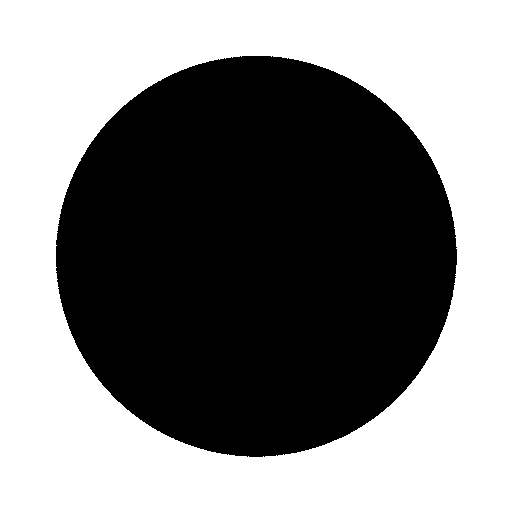
#> input picture figuras/01_circulo.png, 512 x 512 px; its folder holds only this picture in this run
$ python entrenar.py
#> lines starting #> are read from the running program, lines starting #| are printed output that depends on the picture; after the words box and inside, x2 and y2 are one past the last pixel; in counts of white or black regions, pixels touching at a corner belong together
### detector.py
"""Detector de figuras: preprocesado, caracteristicas, grafo, busqueda y clasificacion.
Solo usa NumPy, SciPy, scikit-image y NetworkX (todos disponibles en Pyodide)."""
import json, math
import numpy as np, networkx as nx
from scipy import ndimage as ndi
from skimage import filters, measure, morphology

FN = ["vertices", "solidez", "aspecto", "huecos", "CV radial", "log CV radial", "Hu1", "Hu2", "Hu3", "Hu4"]

def preprocesar(gris):
    """gris: array uint8 (H,W). Devuelve mascara, contorno externo (N,2) y numero de huecos."""
    g = filters.gaussian(gris.astype(float), sigma=1, preserve_range=True)
    m = g < filters.threshold_otsu(g)
    if m.mean() > 0.5: m = ~m                      # figura clara sobre fondo oscuro
    k = morphology.disk(1); m = ndi.binary_opening(ndi.binary_closing(m, k), k)
    lab, n = ndi.label(m)
    if n == 0: return None, None, 0
    m = lab == (1 + np.argmax(ndi.sum(m, lab, range(1, n + 1))))
    bg, nb = ndi.label(~m)
    borde = set(np.unique(np.r_[bg[0], bg[-1], bg[:, 0], bg[:, -1]]))
    huecos = sum(1 for k in range(1, nb + 1) if k not in borde and (bg == k).sum() > 30)
    cs = measure.find_contours(np.pad(m, 1).astype(float), 0.5)
    c = max(cs, key=len) - 1
    return m, c, huecos

def _perim(c): return float(np.linalg.norm(np.diff(c, axis=0), axis=1).sum())
def _area(p): x, y = p[:, 1], p[:, 0]; return 0.5 * abs(np.dot(x, np.roll(y, 1)) - np.dot(y, np.roll(x, 1)))

def _hull(p):
    from scipy.spatial import ConvexHull
    return p[ConvexHull(p).vertices]

def _aspecto(h):
    mejor = None
    for a in np.deg2rad(np.arange(0, 90, 1.0)):
        r = h @ np.array([[math.cos(a), -math.sin(a)], [math.sin(a), math.cos(a)]])
        w, l = np.ptp(r[:, 0]), np.ptp(r[:, 1])
        if mejor is None or w * l < mejor[0]: mejor = (w * l, max(w, l) / max(1e-9, min(w, l)))
    return mejor[1]

def poligono(c):
    """Douglas-Peucker con epsilon = 2% del perimetro. Devuelve vertices (n,2) sin repetir el primero."""
    p = measure.approximate_polygon(c, tolerance=0.02 * _perim(c))
    return p[:-1] if np.allclose(p[0], p[-1]) else p

def caracteristicas(m, c, huecos):
    p = poligono(c); n = len(p); h = _hull(c)
    sol = _area(c) / max(1e-9, _area(h))
    cen = np.array(ndi.center_of_mass(m)); r = np.linalg.norm(c - cen, axis=1)
    cv = float(r.std() / r.mean())
    mu = measure.moments_central(m.astype(float), order=3)
    hu = measure.moments_hu(measure.moments_normalized(mu))[:4]
    hu = [-np.sign(v) * math.log10(max(abs(v), 1e-7)) for v in hu]
    circ = 4 * math.pi * _area(c) / _perim(c) ** 2
    v = [n, sol, _aspecto(h), huecos, cv, math.log10(cv + 1e-4), *hu]
    return np.array(v, float), circ

def grafo(c):
    """Grafo representativo: ciclo de n vertices con angulo interior y aristas con longitud normalizada."""
    p = poligono(c); n = len(p)
    sgn = 1 if _signed(p) > 0 else -1
    L = np.linalg.norm(np.roll(p, -1, 0) - p, axis=1); L = L / L.sum()
    G = nx.cycle_graph(n) if n > 2 else nx.path_graph(n)
    for i in range(n):
        a, b, d = p[i - 1] - p[i], p[(i + 1) % n] - p[i], None
        ang = math.degrees(math.acos(np.clip(a @ b / (np.linalg.norm(a) * np.linalg.norm(b) + 1e-9), -1, 1)))
        cruz = a[0] * b[1] - a[1] * b[0]
        if cruz * sgn < 0: ang = 360 - ang       # vertice concavo
        G.nodes[i]["ang"] = ang
        G.edges[i, (i + 1) % n]["long"] = float(L[i]) if n > 2 else 1.0
    return G

def _signed(p): x, y = p[:, 1], p[:, 0]; return np.dot(x, np.roll(y, -1)) - np.dot(y, np.roll(x, -1))

# [20 lines left out: functions secuencia, _atrib, dist_grafo, not called in this run]

class Detector:
    # [10 lines left out: function __init__, not called in this run]

    def distancias(self, x):
        return np.sqrt((self.w * ((x - self.P) / self.S) ** 2).sum(1))

    # [16 lines left out: function clasificar, not called in this run]

### genetico.py
"""Algoritmo genetico (solo NumPy). Cromosoma: n pesos en [0,1] + 1 gen de umbral (x8)."""
import numpy as np

def fitness(ind, X, y, U, P, S):
    w, tau = ind[:-1], ind[-1] * 8
    def dist(A): return np.sqrt((w * ((A[:, None, :] - P[None]) / S) ** 2).sum(2))
    D = dist(X); ok = ((D.argmin(1) == y) & (D.min(1) <= tau)).mean()
    rej = (dist(U).min(1) > tau).mean() if len(U) else 0.0
    return 0.6 * ok + 0.4 * rej

def evolucionar(X, y, U, P, S, pob=40, gens=30, torneo=3, pm=0.1, sigma=0.15, seed=0):
    rng = np.random.default_rng(seed); ng = P.shape[1] + 1
    poblacion = rng.random((pob, ng)); hist = []
    for _ in range(gens + 1):
        apt = np.array([fitness(i, X, y, U, P, S) for i in poblacion])
        hist.append((float(apt.max()), float(apt.mean())))
        nueva = [poblacion[apt.argmax()].copy()]                       # elitismo
        def sel():
            idx = rng.integers(0, pob, torneo); return poblacion[idx[apt[idx].argmax()]]
        while len(nueva) < pob:
            a, b = sel(), sel()
            hijo = np.where(rng.random(ng) < 0.5, a, b)                # cruce uniforme
            m = rng.random(ng) < pm
            hijo = np.clip(hijo + m * rng.normal(0, sigma, ng), 0, 1)  # mutacion
            nueva.append(hijo)
        poblacion = np.array(nueva)
    return poblacion[0], hist

### entrenar.py
"""Uso offline (python entrenar.py): genera plantillas.json midiendo las 20 figuras de figuras/,
crea imagenes de entrenamiento/prueba aumentadas (rotacion, escala, desplazamiento, ruido, desenfoque)
y optimiza pesos y umbral con el algoritmo genetico."""
import glob, json, os, math
import numpy as np
from PIL import Image, ImageDraw
from scipy import ndimage as ndi
import detector as D, genetico as G

rng = np.random.default_rng(42)
rutas = sorted(glob.glob("figuras/*.png"))
nombres = [os.path.basename(r)[3:-4].replace("_", " ") for r in rutas]
imgs = [np.array(Image.open(r).convert("L")) for r in rutas]
#> imgs = 1 item

def aumentar(im):
    a = rng.uniform(0, 360); s = rng.uniform(0.6, 1.0); c = 255 / 2
    t = rng.uniform(-40, 40, 2); R = np.array([[math.cos(math.radians(a)), -math.sin(math.radians(a))],
                                              [math.sin(math.radians(a)), math.cos(math.radians(a))]]) / s
    out = ndi.affine_transform(im.astype(float), R, offset=np.array([256, 256]) - R @ (np.array([256, 256]) + t), order=1, cval=255)
    out = ndi.gaussian_filter(out, rng.uniform(0, 1.5)) + rng.normal(0, rng.uniform(0, 12), im.shape)
    return np.clip(out, 0, 255).astype(np.uint8)

def desconocida(k):
    im = Image.new("L", (512, 512), 255); d = ImageDraw.Draw(im); cx = cy = 256; r = 170
    if k == 0: pts = [(cx + r * math.cos(2 * math.pi * i / 7), cy + r * math.sin(2 * math.pi * i / 7)) for i in range(7)]  # heptagono
    elif k == 1: pts = [(120, 400), (400, 380), (300, 110)]                                                          # triangulo irregular
    elif k == 2: pts = [(cx + r * math.cos(2 * math.pi * i / 6) * 1.0, cy + r * math.sin(2 * math.pi * i / 6) * 0.55) for i in range(6)]  # hexagono achatado
    else: pts = [(256, 90), (410, 210), (360, 400), (170, 380), (110, 190)]                                          # pentagono irregular
    d.polygon(pts, fill=0); return np.array(im)

def medir(im):
    m, c, h = D.preprocesar(im); return D.caracteristicas(m, c, h)[0], D.grafo(c)
#> in preprocesar, `m = g < filters.threshold_otsu(g)`: m: shape (512, 512) bool; 48.1% white; 1 white region, box (x1, y1, x2, y2) and area: (56, 56, 457, 457) 126025
#> in preprocesar, `lab, n = ndi.label(m)`: n = 1
#> in preprocesar, `borde = set(np.unique(np.r_[bg[0], bg[-1], bg[:, 0], bg[:, -1]]))`: borde = 1 item
#> in preprocesar, `huecos = sum(1 for k in range(1, nb + 1) if k not in borde and (bg == ..`: huecos = 0
#> in preprocesar, `cs = measure.find_contours(np.pad(m, 1).astype(float), 0.5)`: cs = 1 point arrays, longest 1605 points
#> in preprocesar, `c = max(cs, key=len) - 1`: c = 1605 pairs, first value 55.5 to 456.5, second value 55.5 to 456.5

feat, graf = zip(*[medir(i) for i in imgs])
#> in medir, `m, c, h = D.preprocesar(im)`: h = 0
#> in medir, im is the input picture: shape (512, 512); 51.9% white; 1 black region, box (x1, y1, x2, y2) and area: (56, 56, 457, 457) 126022
#> in poligono, `p = measure.approximate_polygon(c, tolerance=0.02 * _perim(c))`: p = [[456.5, 263], [401.5, 118], [271, 55.5], [124, 104.5], [55.5, 241], [110.5, 394], [248, 456.5], [388, 406.5], [456.5, 263]]
#> in caracteristicas, `p = poligono(c)`: p = [[456.5, 263], [401.5, 118], [271, 55.5], [124, 104.5], [55.5, 241], [110.5, 394], [248, 456.5], [388, 406.5]]
#> in caracteristicas, `n = len(p)`: n = 8
#> in caracteristicas, `h = _hull(c)`: h = 119 pairs, first value 55.5 to 456.5, second value 55.5 to 456.5
#> in _area, `x, y = (p[:, 1], p[:, 0])`: x = 1605 values, max 456.5 at index 1202, min 55.5 at index 393, mean 255.9; y = 1605 values, max 456.5 at index 0, min 55.5 at index 794, mean 256
#> in caracteristicas, `sol = _area(c) / max(1e-9, _area(h))`: sol = 0.997
#> in caracteristicas, `cen = np.array(ndi.center_of_mass(m))`: cen = [255.8, 255.7]
#> in caracteristicas, `r = np.linalg.norm(c - cen, axis=1)`: r = 1605 values, max 200.9 at index 1218, min 199.7 at index 1231, mean 200.3
#> in caracteristicas, `cv = float(r.std() / r.mean())`: cv = 0.00125
#> in caracteristicas, `mu = measure.moments_central(m.astype(float), order=3)`: mu = [[126025, 0, 1.26e+09, -10152289.8], [0, -160459.7, -2356269.8, 0], [1.26e+09, 10353796.7, 0, 0], [2521293.2, 0, 0, 0]]
#> in caracteristicas, `hu = measure.moments_hu(measure.moments_normalized(mu))[:4]`: hu = [0.159, 4.4e-10, 5.63e-11, 2.13e-15]
#> in caracteristicas, `hu = [-np.sign(v) * math.log10(max(abs(v), 1e-7)) for v in hu]`: hu = [0.798, 7, 7, 7]
#> in caracteristicas, `circ = 4 * math.pi * _area(c) / _perim(c) ** 2`: circ = 0.898
#> the loop in _aspecto, `for a in np.deg2rad(np.arange(0, 90, 1.0)):` made 90 passes
#> (w, l, mejor) on passes 1, 44, 45, 46: (401, 401, (160801, 1)), (400.9, 401.1, (160789.7, 1)), (400.6, 401.1, (160674.3, 1)), (400.2, 400.9, (160461, 1))
#> (w, l) on passes 2 to 7: (401.3, 401.3), (401.5, 401.6), (401.6, 401.7), (401.6, 401.6), (401.5, 401.6), (401.5, 401.6)
#> in caracteristicas, `v = [n, sol, _aspecto(h), huecos, cv, math.log10(cv + 1e-4), *hu]`: v = [8, 0.997, 1, 0, 0.00125, -2.87, 0.798, 7, 7, 7]
#> in grafo, `n = len(p)`: n = 8
#> in _signed, `x, y = (p[:, 1], p[:, 0])`: x = [263, 118, 55.5, 104.5, 241, 394, 456.5, 406.5]; y = [456.5, 401.5, 271, 124, 55.5, 110.5, 248, 388]
#> in grafo, `sgn = 1 if _signed(p) > 0 else -1`: sgn = 1
#> in grafo, `L = np.linalg.norm(np.roll(p, -1, 0) - p, axis=1)`: L = [155.1, 144.7, 155, 152.7, 162.6, 151, 148.7, 159]
#> in grafo, `L = L / L.sum()`: L = [0.126, 0.118, 0.126, 0.124, 0.132, 0.123, 0.121, 0.129]
#> the loop in grafo, `for i in range(n):` made 8 passes
#> (a, b, ang, cruz) on passes 1 to 8: ([-68.5, 143.5], [-55, -145], 133.7, 17825), ([55, 145], [-130.5, -62.5], 136.4, 15485), ([130.5, 62.5], [-147, 49], 136, 15582), ([147, -49], [-68.5, 136.5], 135.1, 16709), ([68.5, -136.5], [55, 153], 133.6, 17988), ([-55, -153], [137.5, 62.5], 134.2, 17600), ([-137.5, -62.5], [140, -50], 135.9, 15625), ([-140, 50], [68.5, -143.5], 135.2, 16665)
#> feat = ([8, 0.997, 1, 0, 0.00125, -2.87, 0.798, 7, 7, 7],)
P = np.array(feat); S = P.std(0) + 1e-6; S = np.maximum(S, 1e-3)
#> after `S = P.std(0) + 1e-06`: S = [1e-06, 1e-06, 1e-06, 1e-06, 1e-06, 1e-06, 1e-06, 1e-06, 1e-06, 1e-06]
#> after `S = np.maximum(S, 0.001)`: S = [0.001, 0.001, 0.001, 0.001, 0.001, 0.001, 0.001, 0.001, 0.001, 0.001]

def lote(n_por, aug_unk=15):
    X, y = [], []
    for k, im in enumerate(imgs):
        for _ in range(n_por): X.append(medir(aumentar(im))[0]); y.append(k)
    U = [medir(aumentar(desconocida(j % 4)))[0] for j in range(aug_unk * 4)]
    return np.array(X), np.array(y), np.array(U)

Xtr, ytr, Utr = lote(15); Xte, yte, Ute = lote(30, 15)
#> the loop in lote, `for k, im in enumerate(imgs):` made 1 pass
#> pass 1, in preprocesar (call 2), `m = g < filters.threshold_otsu(g)`:
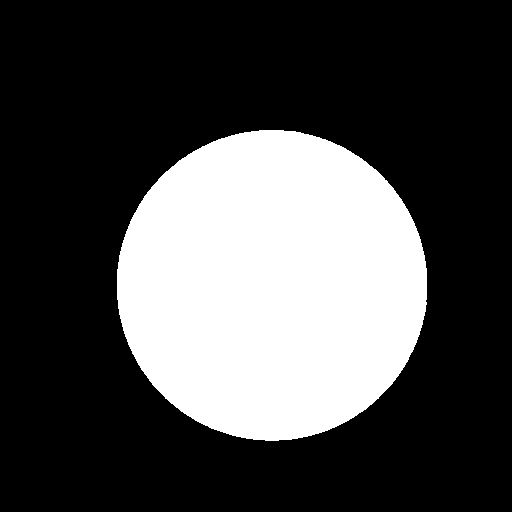
#> m: shape (512, 512) bool; 28.9% white; 1 white region, box (x1, y1, x2, y2) and area: (117, 130, 427, 441) 75795
#> after the loop in lote, `for k, im in enumerate(imgs):`: X = 15 items; y = [0, 0, 0, 0, 0, 0, 0, 0, 0, 0, 0, 0, 0, 0, 0]
#> in desconocida, `im = Image.new('L', (512, 512), 255)`: im: PIL image 512x512 L; every value is 255
#> in desconocida, `return np.array(im)`:
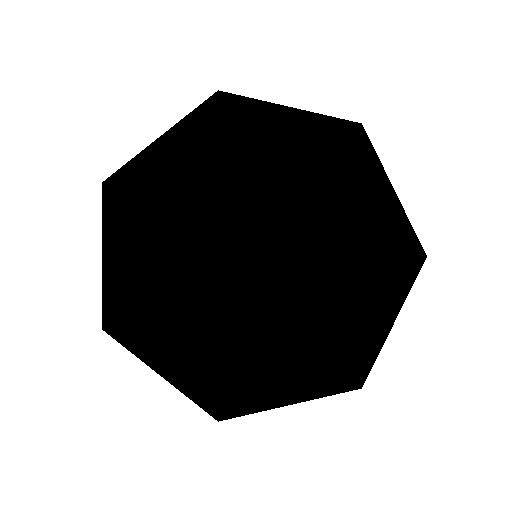
#> returned value: shape (512, 512); 69.8% white; 1 black region, box (x1, y1, x2, y2) and area: (102, 90, 427, 422) 79282
#> in preprocesar (call 17), `m = g < filters.threshold_otsu(g)`:
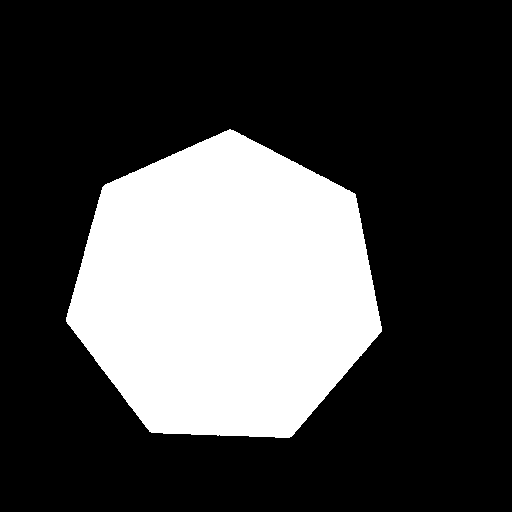
#> m: shape (512, 512) bool; 27.3% white; 1 white region, box (x1, y1, x2, y2) and area: (66, 129, 382, 438) 71664
#> in preprocesar (call 17), `m = ndi.binary_opening(ndi.binary_closing(m, k), k)`: m: shape (512, 512) bool; 27.3% white; 1 white region, box (x1, y1, x2, y2) and area: (66, 129, 382, 438) 71662
#> in preprocesar (call 17), `cs = measure.find_contours(np.pad(m, 1).astype(float), 0.5)`: cs = 1 point arrays, longest 1253 points
#> in preprocesar (call 17), `c = max(cs, key=len) - 1`: c = 1253 pairs, first value 128.5 to 437.5, second value 65.5 to 381.5
#> in desconocida (call 2), `return np.array(im)`: returned value: shape (512, 512); 85.1% white; 1 black region, box (x1, y1, x2, y2) and area: (120, 110, 401, 401) 39091
#> in preprocesar (call 18), `m = g < filters.threshold_otsu(g)`: m: shape (512, 512) bool; 14% white; 1 white region, box (x1, y1, x2, y2) and area: (129, 152, 408, 422) 36658
#> in preprocesar (call 18), `m = ndi.binary_opening(ndi.binary_closing(m, k), k)`: m: shape (512, 512) bool; 14% white; 1 white region, box (x1, y1, x2, y2) and area: (129, 152, 408, 422) 36656
#> in desconocida (call 3), `return np.array(im)`: returned value: shape (512, 512); 84.2% white; 1 black region, box (x1, y1, x2, y2) and area: (86, 175, 427, 337) 41423
#> in aumentar (call 18), `out = ndi.gaussian_filter(out, rng.uniform(0, 1.5)) + rng.normal(0, rn..`:
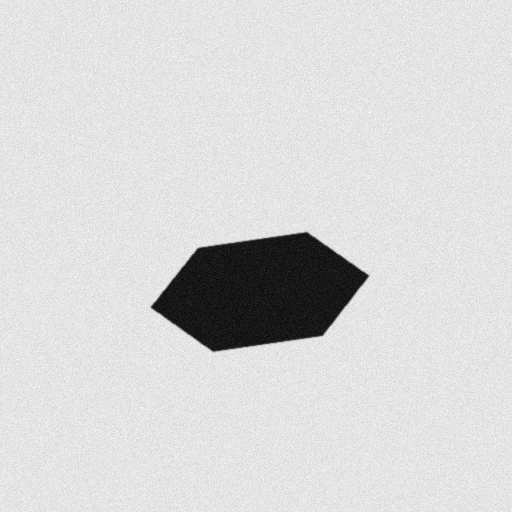
#> out: shape (512, 512) float64; min -28.95, max 287.7, mean 238.1; drawn with min black and max white
#> in preprocesar (call 19), `m = g < filters.threshold_otsu(g)`: m: shape (512, 512) bool; 6.6% white; 1 white region, box (x1, y1, x2, y2) and area: (152, 232, 368, 351) 17372
#> in preprocesar (call 19), `m = ndi.binary_opening(ndi.binary_closing(m, k), k)`: m: shape (512, 512) bool; 6.6% white; 1 white region, box (x1, y1, x2, y2) and area: (152, 232, 368, 351) 17373
#> call 4 of desconocida, with k = 3
#> in desconocida (call 4), `return np.array(im)`:
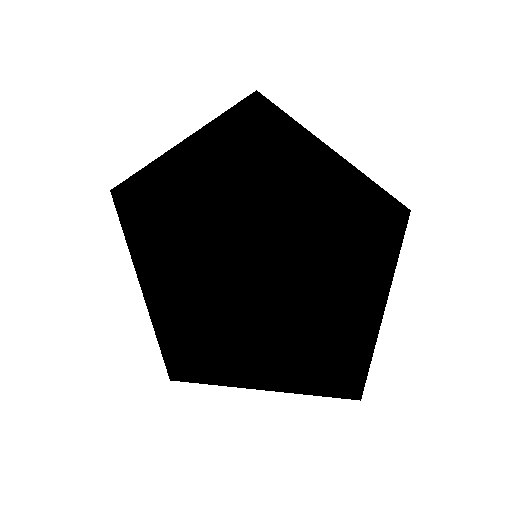
#> returned value: shape (512, 512); 75.9% white; 1 black region, box (x1, y1, x2, y2) and area: (110, 90, 411, 401) 63214
#> in preprocesar (call 20), `m = g < filters.threshold_otsu(g)`:
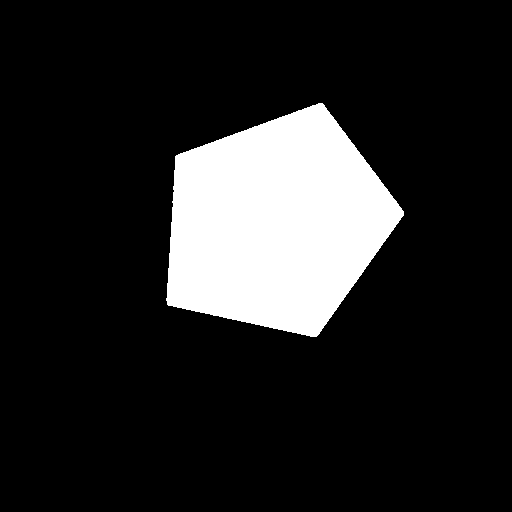
#> m: shape (512, 512) bool; 14.7% white; 1 white region, box (x1, y1, x2, y2) and area: (166, 103, 404, 337) 38628
#> in aumentar (call 20), `out = ndi.affine_transform(im.astype(float), R, offset=np.array([256, ..`:
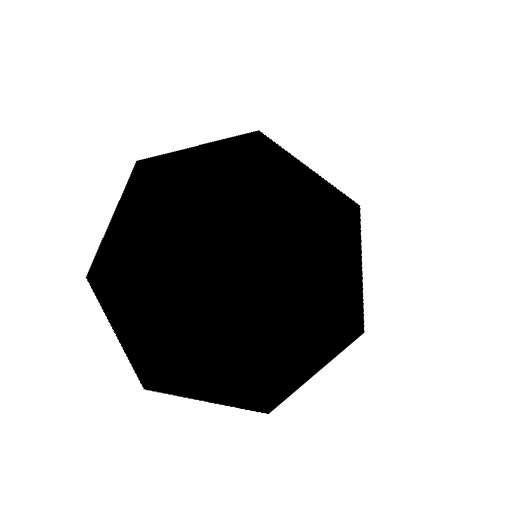
#> out: shape (512, 512) float64; min 0, max 255, mean 198.5; drawn with min black and max white
#> the loop in lote (call 2), `for k, im in enumerate(imgs):` made 1 pass
w0 = np.ones(P.shape[1] + 1); w0[-1] = 0.5
base = G.fitness(w0, Xte, yte, np.empty((0, 10)), P, S)
best, hist = G.evolucionar(Xtr, ytr, Utr, P, S)
w, tau = best[:-1], best[-1] * 8
def evalua(X, y, U):
    dd = lambda A: np.sqrt((w * ((A[:, None] - P[None]) / S) ** 2).sum(2))
    Dx, Du = dd(X), dd(U)
    return (Dx.argmin(1) == y).mean(), ((Dx.argmin(1) == y) & (Dx.min(1) <= tau)).mean(), (Du.min(1) > tau).mean()
a_nothr, a_thr, rej = evalua(Xte, yte, Ute)
res = {"base_pesos_iguales": float((np.sqrt((((Xte[:, None] - P[None]) / S) ** 2).sum(2)).argmin(1) == yte).mean()),
       "acierto_sin_umbral": float(a_nothr), "acierto_con_umbral": float(a_thr), "rechazo_desconocidas": float(rej),
       "ntrain": len(Xtr), "ntest": len(Xte), "nunk": len(Ute)}
json.dump({"nombres": nombres, "FN": D.FN, "P": P.tolist(), "S": S.tolist(), "w": w.tolist(), "tau": float(tau),
           "grafos": [{"ang": [g.nodes[i]["ang"] for i in range(g.number_of_nodes())],
                       "long": [g.edges[i, (i + 1) % g.number_of_nodes()]["long"] for i in range(g.number_of_nodes())]} for g in graf],
           "vertices_modelo": [int(p[0]) for p in P], "hist": hist, "resultados": res}, open("plantillas.json", "w"))
print(json.dumps(res, indent=1)); print("pesos", dict(zip(D.FN, np.round(w, 2))), "tau", round(tau, 3))
#| {
#|  "base_pesos_iguales": 1.0,
#|  "acierto_sin_umbral": 1.0,
#|  "acierto_con_umbral": 1.0,
#|  "rechazo_desconocidas": 1.0,
#|  "ntrain": 15,
#|  "ntest": 30,
#|  "nunk": 60
#| }
#| pesos {'vertices': 0.36, 'solidez': 0.42, 'aspecto': 0.54, 'huecos': 0.11, 'CV radial': 0.41, 'log CV radial': 0.0, 'Hu1': 0.74, 'Hu2': 0.85, 'Hu3': 0.14, 'Hu4': 0.7} tau 6.569
